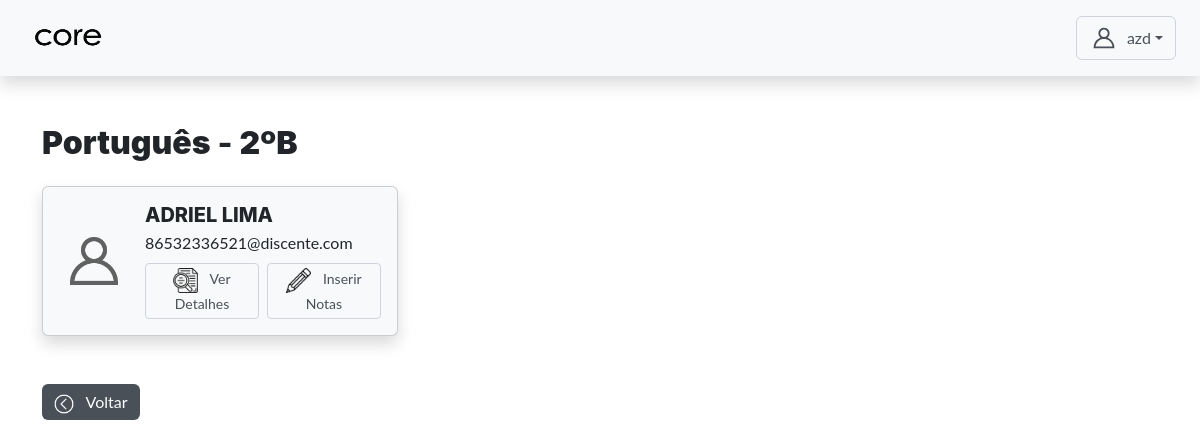
/autenticacao/professor/materia/1/turma/4/ (signed in), run on the app's committed database.
### core/models.py (models this page shows, shortened)
class CustomUser(AbstractUser):
    TIPO_CHOICES = (
        ('admin', 'Admin'),
        ('professor', 'Professor'),
        ('aluno', 'Aluno'),
    )
    tipo = models.CharField(max_length=10, choices=TIPO_CHOICES, default='admin')
    data_nascimento = models.DateField(null=True, blank=True)
    cpf = models.CharField(max_length=14, unique=True, null=True, blank=True)
    rg = models.CharField(max_length=12, unique=True, null=True, blank=True)
    SEXO_CHOICES = [
    ('M', 'Masculino'),
    ('F', 'Feminino'),
]
    COR_PELE_CHOICES = [
    ('branca', 'Branca'),
    ('preta', 'Preta'),
    ('parda', 'Parda'),
    ('amarela', 'Amarela'),
    ('indigena', 'Indígena'),
]
    sexo = models.CharField(max_length=1, choices=SEXO_CHOICES, null=True, blank=True)
    cor_pele = models.CharField(max_length=20, choices=COR_PELE_CHOICES, null=True, blank=True)
    senha_temporaria = models.BooleanField(default=False)

class Materia(models.Model):
    nome = models.CharField(max_length=100)
    professores = models.ManyToManyField(CustomUser, limit_choices_to={'tipo': 'professor'})
    turmas = models.ManyToManyField(Turma)

class Turma(models.Model):
    nome = models.CharField(max_length=50, unique=True)

### autenticacao/views.py (the view)
# urls.py: path('professor/materia/<int:materia_id>/turma/<int:turma_id>/', views.detalhar_turma_professor, name='detalhar_turma_professor'),
@login_required
def detalhar_turma_professor(request, materia_id, turma_id):
    if request.user.tipo != 'professor':
        return redirect('login')
    materia = get_object_or_404(Materia, id=materia_id)
    turma = get_object_or_404(Turma, id=turma_id)
    vinculado = ProfessorMateriaTurma.objects.filter(
        professor=request.user,
        materia=materia,
        turma=turma
    ).exists()
    if not vinculado:
        messages.error(request, "Você não tem permissão para acessar esta turma.")
        return redirect('professor_dashboard')
    alunos = CustomUser.objects.filter(
        tipo='aluno',
        alunoturma__turma=turma
    ).distinct()
    notas_dict = {
        nota.aluno.id: nota for nota in Nota.objects.filter(
            materia=materia,
            turma=turma,
            aluno__in=alunos
        )
    }
    return render(request, 'professor/detalhar_turma.html', {
        'materia': materia,
        'turma': turma,
        'alunos': alunos,
        'notas_dict': notas_dict,
    })

### core/templatetags/dict_utils.py (called while the page is built)
@register.filter
def get_item(dict_obj, key):
    return dict_obj.get(key)

### templates/professor/detalhar_turma.html (shortened to what this page needs)
{% extends 'base.html' %}
{% load static %}
{% load dict_utils %}
{% block content %}
  <h2 class="mb-4"><strong>{{ materia.nome }}</strong> - <strong>{{ turma.nome }}</strong></h2>
  <div class="row">
    {% for aluno in alunos %}
    <div class="col-md-4 mb-4">
      <div class="card text-dark bg-light h-100 shadow d-flex flex-row align-items-center p-3">
        <img src="{% static 'assets/img/user-icon.png' %}" class="rounded-circle me-3" width="70" height="70" alt="Foto padrão">
        <div>
          <h5 class="card-title text-uppercase mb-1">{{ aluno.get_full_name }}</h5>
          <p class="card-text mb-2">{{ aluno.email }}</p>
          <div class="d-flex gap-2">
            <a href="{% url 'ver_detalhes_aluno_professor' aluno.id %}" class="btn btn-outline-secondary btn-sm">
              <img src="{%static 'assets/img/detalhar.png'%}" width='25px' height='25px' class="me-2">
              Ver Detalhes
            </a>
            <button class="btn btn-outline-secondary btn-sm" data-bs-toggle="modal" data-bs-target="#modalNota{{ aluno.id }}">
              <img src="{%static 'assets/img/editar.png'%}" width='25px' height='25px' class="me-2">
              Inserir Notas
            </button>
          </div>
        </div>
      </div>
    </div>
    {% endfor %}
  </div>
  <a href="{% url 'professor_dashboard' %}" class="btn btn-secondary mt-4">
    <img src="{%static 'assets/img/voltar.png'%}" width='20px' height='20px' class="me-2">
      Voltar
  </a>
{% endblock content %}

### templates/base.html (shortened to what this page needs)
{% load static %}
<!DOCTYPE html>
<html lang="pt-br">
<head>
  <link href="https://cdn.jsdelivr.net/npm/bootstrap@5.3.6/dist/css/bootstrap.min.css" rel="stylesheet"/>
  <link rel="stylesheet" href="{% static 'css/style.css' %}" />
</head>
<body>
  <nav class="navbar navbar-light bg-light justify-content-between px-4 py-3 shadow">
    <span class="navbar-brand mb-0 h1">
      <img src="{%static 'assets/icon/core3.png'%}" width='100%' height='30px' class="me-2">
    </span>
    <div class="d-flex align-items-center">
      <div class="dropdown">
        <button class="btn btn-outline-secondary dropdown-toggle d-flex align-items-center" type="button" data-bs-toggle="dropdown">
        <span>{{ request.user.first_name }}</span>
      </button>
    </div>
  </div>
</nav>
  <main class="container py-5">
    {% block content %}
    {% endblock content %}
  </main>
</body>
</html>

### templates/professor/detalhar_turma.html (style rules this page uses)
.btn-outline-secondary { --bs-btn-color: #495057; --bs-btn-border-color: #ced4da; --bs-btn-hover-color: #fff; --bs-btn-hover-bg: #495057; --bs-btn-hover-border-color: #495057; --bs-btn-focus-shadow-rgb: 206, 212, 218; --bs-btn-active-color: #fff; --bs-btn-active-bg: #495057; --bs-btn-active-border-color: #495057; --bs-btn-active-shadow: inset 0 3px 5px rgba(0, 0, 0, 0.125); --bs-btn-disabled-color: #495057; --bs-btn-disabled-bg: transparent; --bs-btn-disabled-border-color: #495057; --bs-gradient: none; }
.btn-secondary { --bs-btn-color: #fff; --bs-btn-bg: #495057; --bs-btn-border-color: #ff6495057a00; --bs-btn-hover-color: #fff; --bs-btn-hover-bg: #495057; --bs-btn-hover-border-color: #495057; --bs-btn-focus-shadow-rgb: 206, 212, 218; --bs-btn-active-color: #fff; --bs-btn-active-bg: #495057; --bs-btn-active-border-color: #495057; --bs-btn-active-shadow: inset 0 3px 5px rgba(0, 0, 0, 0.125); --bs-btn-disabled-color: #fff; --bs-btn-disabled-bg: #495057; --bs-btn-disabled-border-color: #495057; }
.btn-secondary img { filter: brightness(0) invert(1); }

### data on the page
CustomUser: user.first_name "azd"
Materia: nome "Português"
Turma: nome "2ºB"
CustomUser: get_full_name "ADRIEL LIMA", email "86532336521@discente.com"
